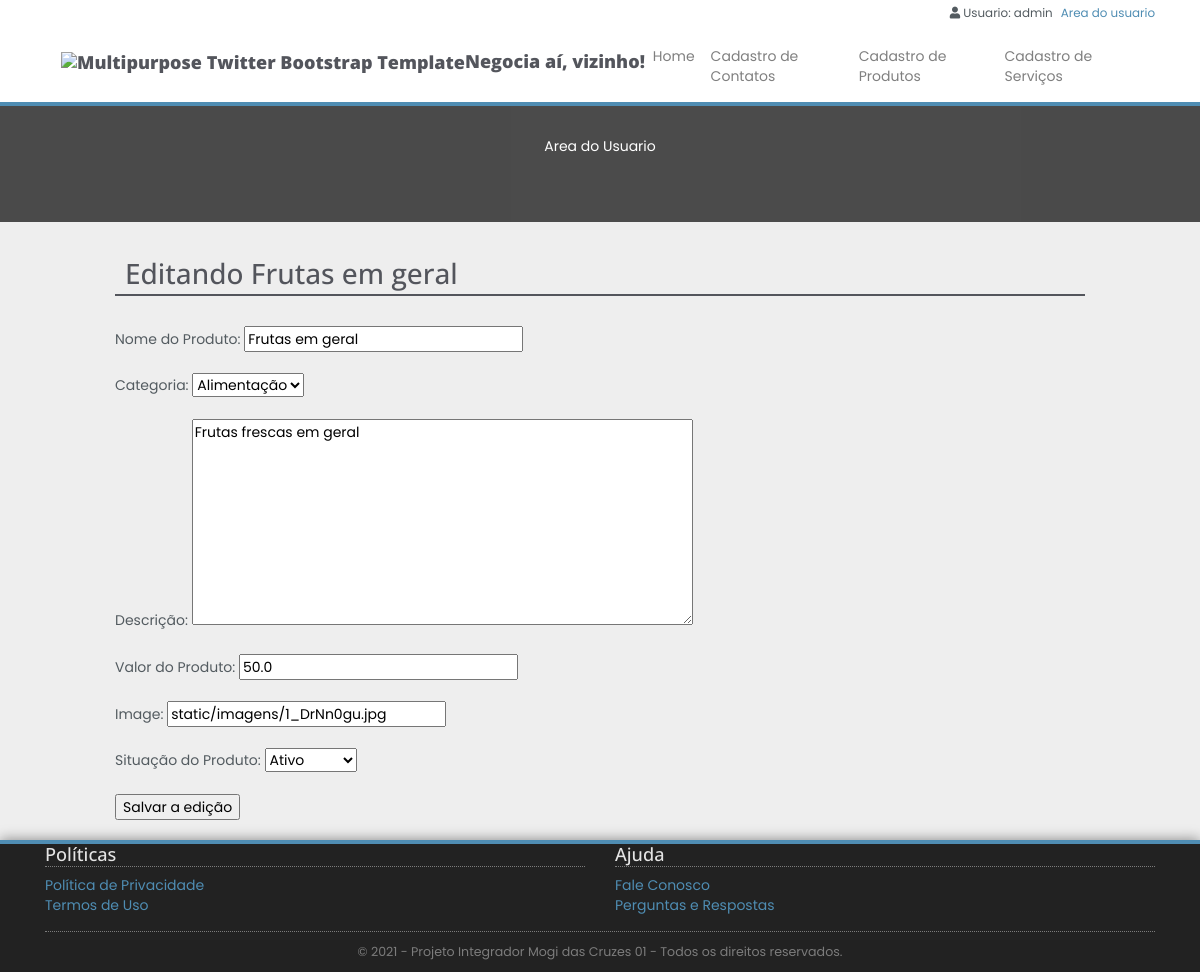
The app's page /produto_edit/1 (signed in) with its own data.
### users/models.py (models this page shows)
class User(AbstractUser):
    pass

### anuncios/models.py (models this page shows, shortened)
class Produto(models.Model):
    STATUS_CHOICES = (
        ('A', 'Ativo'),
        ('I', 'Inativo'),
    )
    usuario = models.ForeignKey(
        settings.AUTH_USER_MODEL, on_delete=CASCADE, related_name='fk_produto_user1', default=User, null=True)
    categoria = models.ForeignKey(
        'Categoria', on_delete=CASCADE, related_name='fk_produto_categoria1', limit_choices_to={'tp_categoria': 'P'})
    nm_produto = models.CharField(
        max_length=150, verbose_name='Nome do Produto')
    dc_produto = models.TextField(verbose_name='Descrição')
    vl_produto = models.FloatField(verbose_name='Valor do Produto')
    dt_cadastro = models.DateTimeField(
        verbose_name='Data do Cadastro', auto_now_add=True)
    st_produto = models.CharField(
        max_length=1, verbose_name='Situação do Produto', choices=STATUS_CHOICES)
    imagem =CloudinaryField('image' )

### anuncios/views.py (the view)
# urls.py: path('produto_edit/<int:id>', views.produto_edit, name='produto_edit'),
@login_required
@user_passes_test(is_Anunciante)
def produto_edit(request, id):
    produto = get_object_or_404(Produto, pk=id)
    if produto.usuario != request.user:
        return redirect('Cadastro_produto')
    form = Produto_Form(instance=produto)
    if (request.method == 'POST'):
        form = Produto_Form(data=request.POST,
                            files=request.FILES, instance=produto)
        if form.is_valid():
            produto.save()
            return redirect('Cadastro_produto')
        else:
            return render(request, 'produto_edit', {'form': form, 'produto': produto})
    else:
        return render(request, 'anuncios/produto_edit.html', {'form': form, 'produto': produto})

### anuncios/forms.py
class Produto_Form(forms.ModelForm):
    class Meta:
        model = Produto
        fields = ('nm_produto', 'categoria','dc_produto','vl_produto','imagem','st_produto')

### anuncios/models.py (called while the page is built)
    def __str__(self):
        return self.nm_categoria

### anuncios/views.py (called while the page is built)
def is_Anunciante(user):
    return user.groups.filter(name='Anunciante').exists() or user.is_superuser

### anuncios/templates/anuncios/produto_edit.html (shortened to what this page needs)
{% extends 'base3.html' %}
{% block content %}
<div class="offset-1 col-10 list-div">
    <h2>Editando {{produto.nm_produto}}</h2>
    <form method="POST" enctype="multipart/form-data">
        {{ form.as_p }}
        <input type="submit" value="Salvar a edição">
    </form>
</div>
{% endblock %}

### anuncios/templates/base3.html (shortened to what this page needs)
{% load static %}
<!DOCTYPE html>
 <html class="no-js">
<head>
    <link rel="stylesheet" href="https://cdn.jsdelivr.net/npm/bootstrap@4.6.0/dist/css/bootstrap.min.css">
    <link rel="stylesheet" href="{% static 'css/icomoon-social.css' %}">
    <link rel="stylesheet" href="https://use.fontawesome.com/releases/v5.6.1/css/all.css">
    <link rel="stylesheet" href="{% static 'css/leaflet.css' %}">
    <link rel="stylesheet" href="{% static 'css/main.css' %}">
    <link rel="stylesheet" href="{% static 'css/main-product-detail.css' %}">
</head>
<body>
    <div class="mainmenu-wrapper">
        <div class="container">
            <div class="menuextras">
                <div class="extras">
                    <ul>
                        {% if user.is_authenticated %}
                            <li><i class="fas fa-user"></i>
                            Usuario: {{ user.get_username }}</li>
                            <a href="{% url 'logout'%}?next={{request.path}}">Area do usuario</a>
                        {% else %}
                        <li>
                            <i class="fas fa-user"></i>
                            <a href="{% url 'login'%}?next={{request.path}}">Login</a>
                        </li>
                        {% endif %}
                    </ul>
                </div>
            </div>
            <nav class="navbar navbar-expand-lg navbar-light">
                <a class="navbar-brand" href="/"><h1><img src="{% static 'img/logo.png' %}" alt="Multipurpose Twitter Bootstrap Template">Negocia aí, vizinho!</h1></a>
                <div class="collapse navbar-collapse" id="navbarSupportedContent">
                <ul class="navbar-nav mr-auto">
                    <li class="nav-item">
                        <a class="nav-link" href="/">Home</a>
                    </li>
                    <li  class="nav-item">
                        <a class="nav-link" href="/Cadastro_contato/">Cadastro de Contatos</a>
                    </li>
                    <li class="nav-item">
                        <a class="nav-link" href="/Cadastro_produto/">Cadastro de Produtos</a>
                    </li>
                    <li  class="nav-item">
                        <a class="nav-link" href="/Cadastro_servico/">Cadastro de Serviços</a>
                    </li>
            </div>
        </nav>
        </div>
    </div>
    <div class="section section-breadcrumbs">
        <div class="container">
            <div class="row">
                <div class="col-md-12">
                    <p style="color: white; text-align: center;">Area do Usuario</p>
                </div>
                <div class="col-md-12">
                    <br />
                </div>
            </div>
        </div>
    </div>
    {% block content %}{% endblock %}
    <div class="footer">
        <div class="container">
            <div class="row">
                <div class="col-footer col-md-6 col-xs-6">
                    <h3>Políticas</h3>
                    <ul class="no-list-style footer-navigate-section">
                        <li>
                            <a href="/politica_privacidade/">Política de Privacidade</a>
                        </li>
                        <li>
                            <a href="/termos_uso/">Termos de Uso</a>
                        </li>
                    </ul>
                </div>
                <div class="col-footer col-md-6 col-xs-6">
                    <h3>Ajuda</h3>
                    <ul class="no-list-style footer-navigate-section">
                        <li>
                            <a href="/fale_conosco/">Fale Conosco</a>
                        </li>
                        <li>
                            <a href="/perguntas_respostas/">Perguntas e Respostas</a>
                        </li>
                    </ul>
                </div>
            </div>
            <div class="row">
                <div class="col-md-12">
                    <div class="footer-copyright">&copy; 2021 - Projeto Integrador Mogi das Cruzes 01 - Todos os direitos reservados.</div>
                </div>
            </div>
        </div>
    </div>
</body>
</html>

### anuncios/static/css/main.css (style rules this page uses)
body { background: url(../img/page-background.png); }
.section { padding: 30px 0; -webkit-transform: translateZ(0); -moz-transform: translateZ(0); -o-transform: translateZ(0); -ms-transform: translateZ(0); transform: translateZ(0); }
ul.no-list-style { list-style-type: none; margin-left: 0; }
ul.no-list-style li { line-height: 28px; }
body { font-family: Arial, Helvetica, sans-serif; font-size: 14px; line-height: 20px; color: #535b60; }
h1 { color: #53555c; font-family: 'Open Sans', sans-serif; font-weight: 800; font-size: clamp(0.9em, 1em + 1vw, 0.8em); }
h2 { color: #53555c; font-family: 'Open Sans', sans-serif; font-size: 2em; border-bottom: 2px solid #53555c; line-height: 1.5em; margin: 30px 0; padding-left: 10px; }
h3 { font-family: 'Open Sans', sans-serif; color: #53555c; font-size: 1.5em; }
a { color: #4f8db3; }
.section-breadcrumbs { background: #222; background: rgba(34, 34, 34, 0.8); margin-bottom: 10px; }
.footer { background: #222; color: #A0A0A0; padding: 0 20px 10px 20px; border-top: 4px solid #4f8db3; margin-top: 20px; -webkit-box-shadow: 0 -1px 12px rgba(0,0,0,0.4); -moz-box-shadow: 0 -1px 12px rgba(0,0,0,0.4); box-shadow: 0 -1px 12px rgba(0,0,0,0.4); color: 0 -1px 12px rgba(0,0,0,0.4); }
.footer h3 { color: #E4E4E4; font-size: 1.3em; border-bottom: 1px dotted #7C7C7C; }
.footer ul { padding: 0; }
.footer-navigate-section li { line-height: 20px !important; }
.footer-copyright { text-align: center; color: #7C7C7C; border-top: 1px dotted #7C7C7C; padding-top: 10px; font-size: 0.9em; }
.mainmenu-wrapper { background-color: #FFF; border-bottom: 4px solid #4f8db3; z-index: 4; }
.menuextras { font-size: 0.85em; height: 30px; }
.menuextras ul { margin: 0; padding: 0; list-style-type: none; float: right; padding: 3px 0; }
.menuextras li { float: left; padding: 0 8px; }
.menuextras .extras li { padding: 0 8px; }

### anuncios/static/css/main-product-detail.css (style rules this page uses)
body { background-color: #eee; font-family: "Poppins", sans-serif }
img { height: auto; }

### records on screen
User: get_username "admin"
Produto: nm_produto "Frutas em geral", categoria "Alimentação", dc_produto "Frutas frescas em geral", vl_produto "50.0", imagem "static/imagens/1_DrNn0gu.jpg", st_produto "Ativo"
